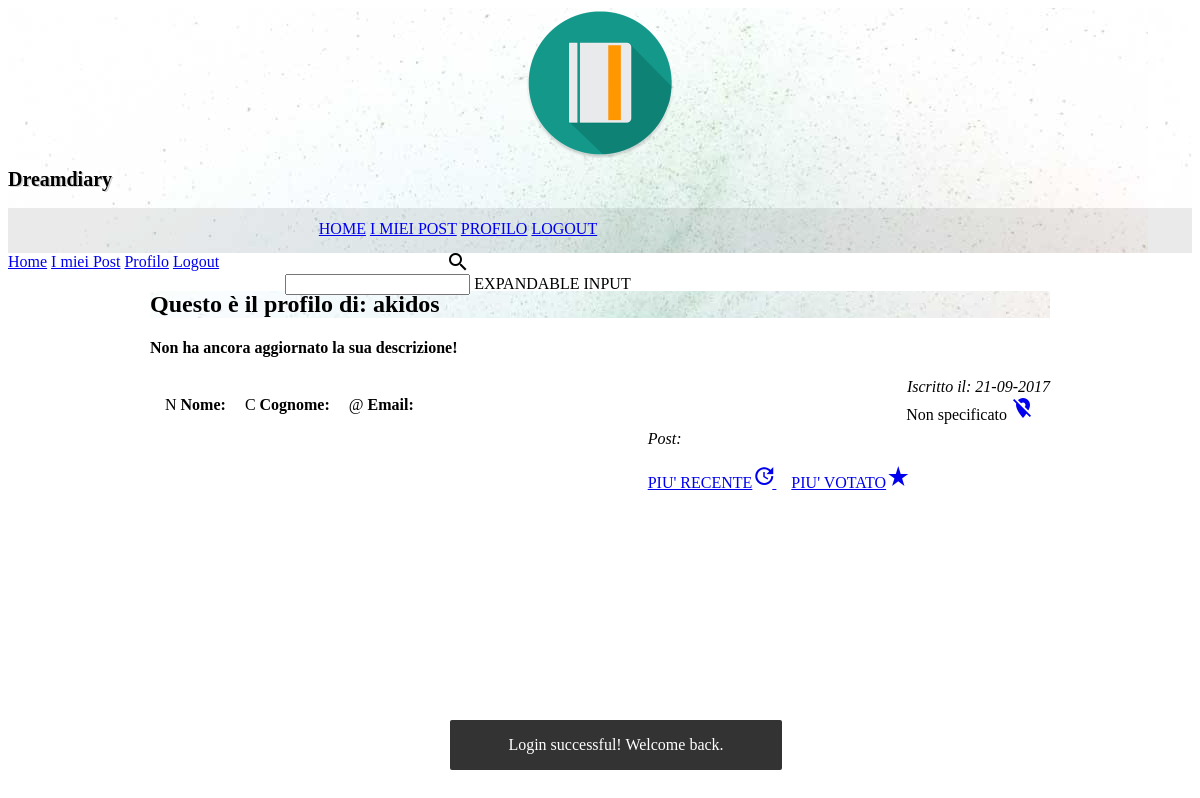
The app's page /utente/view-user.php?id=akidos (signed in) with its own data.
### tables this page shows
CREATE TABLE `utente` (
  `Email` varchar(70) DEFAULT NULL,
  `Password` varchar(255) NOT NULL,
  `Descrizione` text,
  `Nome` varchar(30) DEFAULT NULL,
  `Cognome` varchar(30) DEFAULT NULL,
  `Username` varchar(16) NOT NULL,
  `DataI` date NOT NULL,
  `Residenza` varchar(100) DEFAULT NULL
);

### php/objects/utente.php (called while the page is built, shortened)
<?php
class Utente{
    private $conn;
    private $table_name = "utente";
    public function __construct($db){
        $this->conn = $db;
    }
    function getInfo($username){
      $query = "SELECT username, email, descrizione, nome, cognome, datai, residenza
                FROM " . $this->table_name . "
                WHERE username=:username";
      $stmt = $this->conn->prepare($query);
      $username=htmlspecialchars(strip_tags($username));
      $stmt->bindParam(':username', $username);
      if($stmt->execute()){
        $user = array();
        $rows = $stmt->fetchAll(PDO::FETCH_ASSOC);
        if ($rows) {
          foreach ($rows as $row) {
            $user_info = array(
              'username' => $row['username'],
              'email' => $row['email'],
              'descrizione' => $row['descrizione'],
              'nome' => $row['nome'],
              'cognome' => $row['cognome'],
              'datai' => $row['datai'],
              'residenza' => $row['residenza']
            );
            array_push($user, $user_info);
          }
          return $user;
        } else {
          return FALSE;
        }
      }else {
        return FALSE;
      }
    }
}

### php/objects/post.php (called while the page is built, shortened)
<?php
class Post{
    private $conn;
    private $table_name = "Post";
    public function __construct($db){
        $this->conn = $db;
    }
    function getRecent($username){
      $query = "SELECT id
                FROM " . $this->table_name . "
                WHERE utente=:utente
                ORDER BY datac DESC, orac DESC
                LIMIT 1";
      $stmt = $this->conn->prepare($query);
      $username=htmlspecialchars(strip_tags($username));
      $stmt->bindParam(":utente", $username);
      $stmt->execute();
      $rows = $stmt->fetchAll(PDO::FETCH_ASSOC);
      if($rows){
        $result=Array();
        foreach ($rows as $row) {
          $post_info=array(
            'id' => $row['id']
          );
          array_push($result, $post_info);
        }
        return $result;
      } else{
        return FALSE;
      }
    }
    function getLiked($username){
      $query = "SELECT p.id, COUNT(v.post) voti
                FROM post p JOIN voti v ON (p.id=v.post)
                WHERE p.utente = :utente
                GROUP BY p.ID
                ORDER BY voti DESC, datac DESC, orac DESC
                LIMIT 1";
      $stmt = $this->conn->prepare($query);
      $username=htmlspecialchars(strip_tags($username));
      $stmt->bindParam(":utente", $username);
      $stmt->execute();
      $rows = $stmt->fetchAll(PDO::FETCH_ASSOC);
      if($rows){
        $result=Array();
        foreach ($rows as $row) {
          $post_info=array(
            'id' => $row['id'],
            'voti' => $row['voti']
          );
          array_push($result, $post_info);
        }
        return $result;
      } else{
        return FALSE;
      }
    }
}

### utente/view-user.php (the view, shortened to what this page needs)
<?php
include_once '../php/objects/utente.php';
include_once '../php/objects/post.php';
$database = new Database();
$db = $database->getConnection();
$user = new Utente($db);
$user->ensure_logged_in();
$post = new Post($db);
$error = null;
if(isset($_SESSION['flash'])){
  $error = $_SESSION['flash'];
}
?>
<div id="snackbar"><?=$error?></div>
<?php
if(isset($_GET['id'])){
  $username = $_GET['id'];
  $user_info = $user->getInfo($username);
  $recent = $post->getRecent($username);
  $popular = $post->getLiked($username);
  if($user_info){
    foreach ($user_info as $info) {
    ?>
    <div class="mdl-grid portfolio-max-width">
      <div class="user_info mdl-cell mdl-cell--12-col mdl-card mdl-shadow--2dp">
        <div class="mdl-card__title mdl-card--expand">
          <h2 class="mdl-card__title-text">Questo è il profilo di: <?=$info['username']?></h2>
        </div>
        <div class="mdl-card__supporting-text">
          <?php
          if($info['descrizione']) {?>
            <h4>Descrizione:</h4>
            <?=$info['descrizione']?>
            <?php
          }else{?>
          <h4>Non ha ancora aggiornato la sua descrizione!</h4>
          <?php
        } ?>
          <p class="dateRegistration">Iscritto il: <?= date("d-m-Y",strtotime($info['datai'])) ?></p>
        </div>
        <div class="mdl-card__actions mdl-card--border">
          <span class="mdl-chip mdl-chip--contact">
            <span class="mdl-chip__contact mdl-color--teal mdl-color-text--white">N</span>
            <span class="mdl-chip__text"><strong>Nome: </strong><?=$info['nome']?></span>
          </span>
          <span class="mdl-chip mdl-chip--contact">
            <span class="mdl-chip__contact mdl-color--teal mdl-color-text--white">C</span>
            <span class="mdl-chip__text"><strong>Cognome: </strong><?=$info['cognome']?></span>
          </span>
          <span class="mdl-chip mdl-chip--contact">
            <span class="mdl-chip__contact mdl-color--teal mdl-color-text--white">@</span>
            <span class="mdl-chip__text"><strong>Email: </strong><?=$info['email']?></span>
          </span>
          <?php
            if($info['residenza']){
          ?>
            <span class="location mdl-chip mdl-chip--deletable">
              <span class="mdl-chip__text"><?= $info['residenza'] ?></span>
              <a href="#" class="mdl-chip__action"><i class="material-icons">location_on</i></a>
            </span>
          <?php
            } else {
          ?>
            <span class="location mdl-chip mdl-chip--deletable">
              <span class="mdl-chip__text">Non specificato</span>
              <a href="#" class="mdl-chip__action"><i class="material-icons">location_off</i></a>
            </span>
          <?php
            }
          ?>
        </div>
        <div class=" bestPost mdl-card__actions mdl-card--border">
            <p class="infoTitlePost">Post:</p>
            <?php
            if($recent) {
            ?>
            <a href="../post/view-post.php?id=<?=$recent[0]['id']?>" class=" mdl-button mdl-button--colored  mdl-button--accent">
              PIU' RECENTE<i class="material-icons">update</i>
            </a>
            <?php
            }
            if($popular) {
            ?>
            <a href="../post/view-post.php?id=<?=$popular[0]['id']?>" class=" mdl-button mdl-button--colored  mdl-button--accent  mdl-badge" data-badge="<?=$popular[0]['voti']?>">
              PIU' VOTATO<i class="material-icons">star_rate</i>
            </a>
            <?php
            }
            ?>
        </div>
      </div>
    </div>
    <?php
    }
  }else{
    ?>
    <h3>Sembra che non ci sia la persona che cerhi</h3>
    <?php
  }
} else {
  ?>
  <h3>Hai passato un imput non valido.</h3>
  <?php
}
?>

### css/main.css (style rules this page uses)
.portfolio-header { position: relative; background-image: url(../images/header-bg.jpg); }
.portfolio-header .mdl-layout__header-row { padding: 0; -webkit-justify-content: center; -ms-flex-pack: center; justify-content: center; }
.mdl-layout__title { font-size: 20px; text-align: center; font-weight: 300; text-shadow: 1.5px 0.5px #D3D3D3; font-weight: bold; }
.portfolio-logo-row { min-height: 200px; }
.portfolio-logo { background: url(../images/logo.png) 50% no-repeat; background-size: cover; height: 150px; width: 150px; margin: auto auto 10px; }
.portfolio-navigation-row { background-color: rgba(0, 0, 0, 0.08); text-transform: uppercase; height: 45px; }
.portfolio-navigation-row .mdl-navigation { text-align: center; max-width: 900px; width: 100%; }
.portfolio-navigation-row .mdl-navigation__link { -webkit-flex: 1; -ms-flex: 1; flex: 1; line-height: 42px; }
.portfolio-max-width { max-width: 900px; margin: auto; }
#snackbar { visibility: hidden; width: 300px; margin-left: -150px; background-color: #333; color: #fff; text-align: center; border-radius: 2px; padding: 16px; position: fixed; z-index: 99; left: 50%; bottom: 30px; }
#snackbar.show { visibility: visible; -webkit-animation: fadein 0.5s, fadeout 0.5s 2.5s; animation: fadein 0.5s, fadeout 0.5s 2.5s; }

### css/home-post.css (style rules this page uses)
.mdl-chip--contact { width: max-content; margin-left: 15px; margin-bottom: 15px; }
.location { float: right; margin-right: 15px; }
.mdl-card__supporting-text { width: auto; }

### css/myaccount.css (style rules this page uses)
.user_info { max-width: 900px; min-width: 350px; margin-top: 15px; margin-bottom: 15px; }
.dateRegistration { text-align: right; font-style: italic; margin: 0; }
.user_info .mdl-card__title { background: url('../images/header-bg.jpg') bottom; }
.bestPost i { width: 20px; }
p.infoTitlePost { margin-left: 15px; }
.bestPost a { align-content: center; margin-left: 15px; overflow: visible; }
.bestPost .infoTitlePost { font-style: italic; }
.bestPost { float: right; }
form { margin-bottom: 0; }

### records on screen
utente: Username "akidos", shows "Non ha ancora aggiornato la sua descrizione!", DataI "21-09-2017", shows "Non specificato"

### other values on screen
$error "Login successful! Welcome back."
